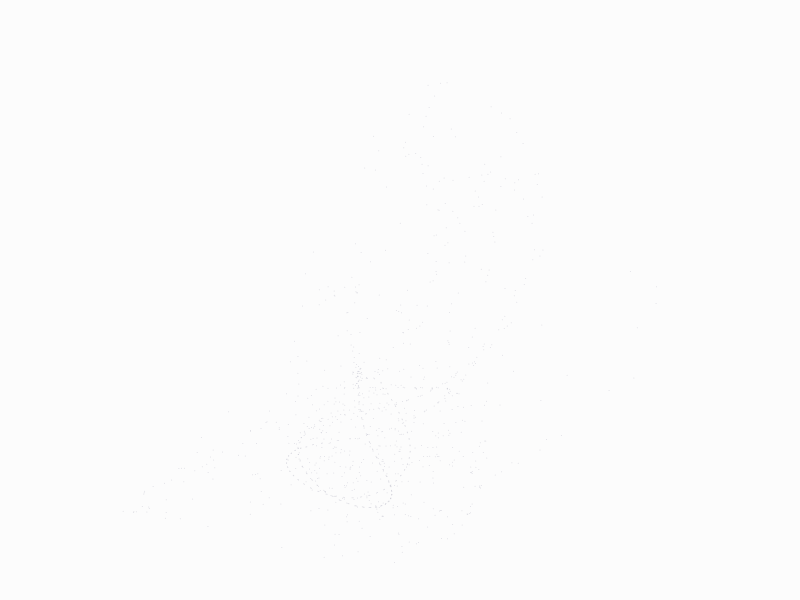
Frame 1 (no input)
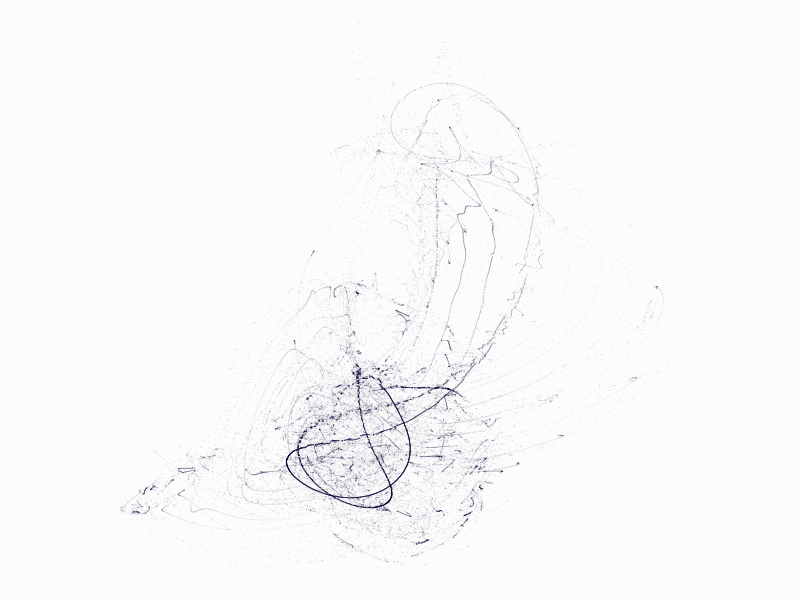
Frame 60 (no input)
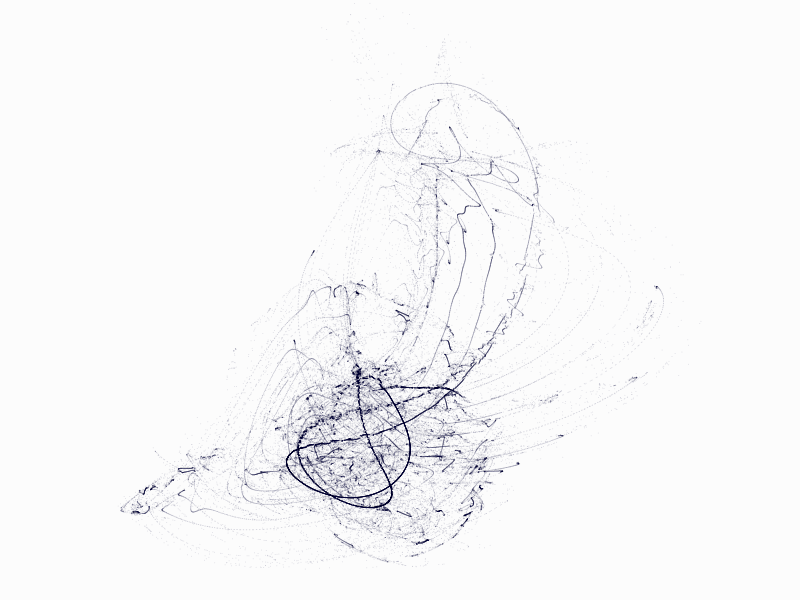
Frame 120 (the mouse pressed at the canvas centre since frame 60)

The p5.js sketch that drew these frames (run headless with seeded random() and noise() and a simulated clock; from frame 60 on, the mouse is pressed at the canvas centre):

// p5.js sketch
// ── sketch.js
/**
 * Formulae from: https://how-to-build-du-e.tumblr.com/
 *
 * @copyright 2019 FAL
 * @author FAL <falworks.contact@gmail.com>
 * @version 0.1.0
 * @license CC-BY-SA-3.0
 */

"use strict";

// math functions

const createMonomial = (factor, angleFactor, func) => (variable) =>
  factor * func(angleFactor * variable);

const createMonomials = (factors, angleFactors, funcs) => {
  const len = Math.min(factors.length, angleFactors.length, funcs.length);
  return [...Array(len)].map((_, i) =>
    createMonomial(factors[i], angleFactors[i], funcs[i])
  );
};

const createPolynomial = (monomials) => {
  const reducer = (acc, variable, index) => acc + monomials[index](variable);
  return (variables) => variables.reduce(reducer, 0);
};

// parameters

const { sin, cos } = Math;

const a = [-2.1, 1.4, 1.1];
const b = [0.4, 1.1, 1.0];
const f = [sin, cos, sin];

const c = [1.1, 1.2, 0.9];
const d = [1.1, 1.0, 0.7];
const g = [cos, sin, cos];

const dt = 0.15;

// recurrence relation

const polynomials = [
  createPolynomial(createMonomials(a, b, f)),
  createPolynomial(createMonomials(c, d, g)),
  (variables) => variables[2] + dt,
];

const next = (variables) => polynomials.map((func) => func(variables));
const plot = (variables) => point(variables[0] * 100, variables[1] * 100);

// setup & draw

let variables = [0, 0, 0];

function setup() {
  createCanvas(800, 600);
  background(252);
  noSmooth();
  stroke(0, 0, 64, 32);
}

function draw() {
  translate(400, 250);

  for (let i = 0; i < 1000; i += 1) {
    variables = next(variables);
    plot(variables);
  }
}

// ── walker.js
class Walker {
  constructor(x = width / 2, y = height / 2) {
    this.pos = createVector(x, y);
    this.vel = createVector(4, 4);
    this.c = color(random(255), random(255), random(255), 50);
  }

  display() {
    strokeWeight(5);
    stroke(this.c);
    point(this.pos.x, this.pos.y);
  }

  step() {
    // moves in all directions
    // this.pos.x = this.pos.x + random(this.vel.x, -this.vel.x);
    // this.pos.y = this.pos.y + random(this.vel.y, -this.vel.y);

    // moves in 4 directions only

    let r = floor(random(4));

    switch (r) {
      case 0:
        this.pos.x += this.vel.x;
        break;

      case 1:
        this.pos.x -= this.vel.x;
        break;

      case 2:
        this.pos.y += this.vel.y;
        break;

      case 3:
        this.pos.y -= this.vel.y;
        break;
    }
  }
}
